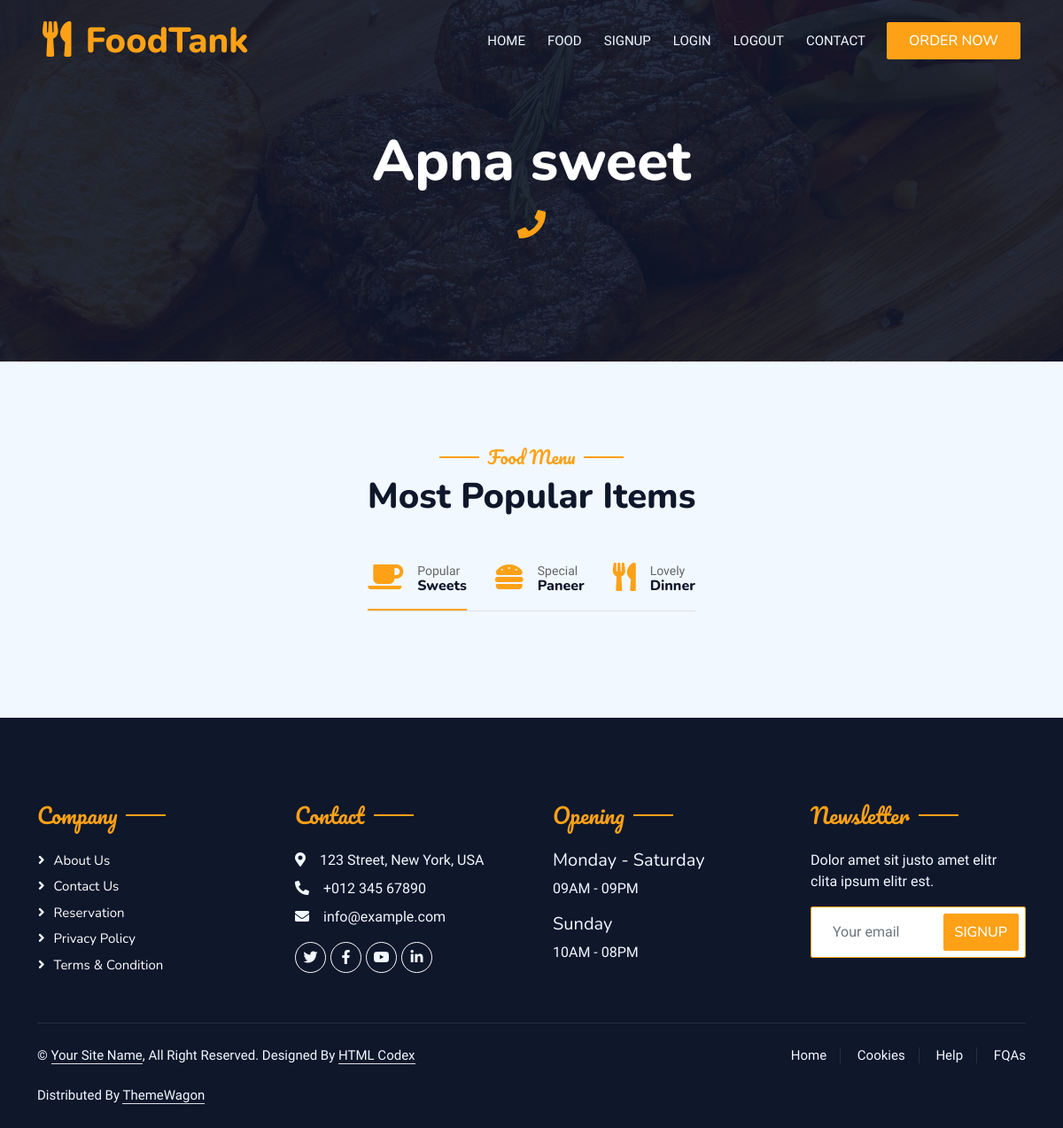
Page /foodprovider/restaurant_info/1 (signed in) on the earlier database version.
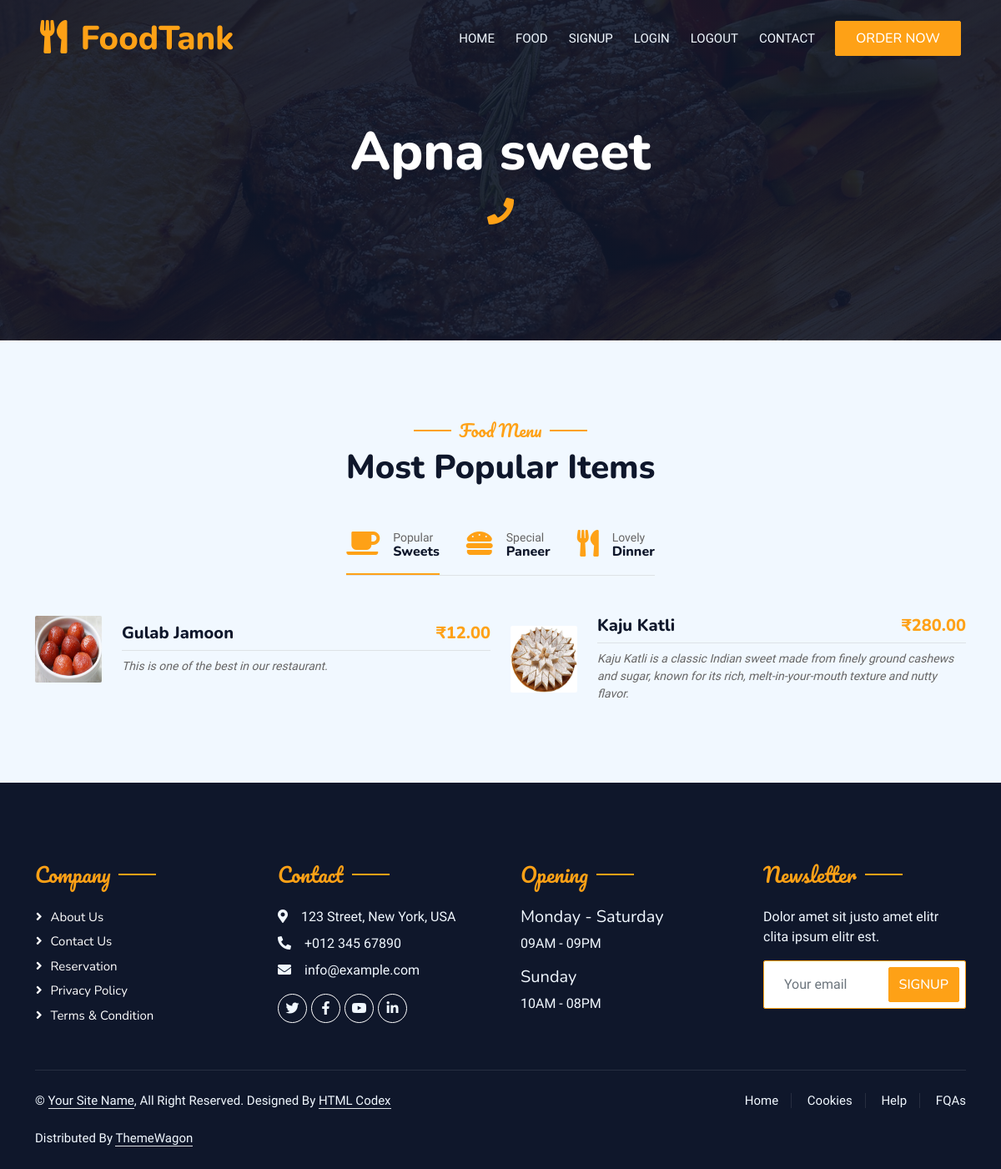
Same page on the later database version.
### menu/models.py (models this page shows, shortened)
class Menu(models.Model):
    restaurant = models.ForeignKey(Restaurant, on_delete=models.CASCADE)  # ForeignKey to Restaurant
    name = models.CharField(max_length=255)
    description = models.TextField()
    type = models.CharField(max_length=255)
    price = models.DecimalField(max_digits=10, decimal_places=2)
    img1 = models.ImageField(upload_to='menu_images/', null=True, blank=True)

### restaurant/views.py (the view)
# urls.py: path("restaurant_info/<int:id>", views.restaurant_info, name="restaurant_info"),
def restaurant_info(request, id):
    if not request.user.is_authenticated:
        return redirect('/login/')
    rest_id = Restaurant.objects.get(id=id)
    rest_id_menus = Menu.objects.filter(restaurant=rest_id)
    context = {
        'rest_id' : rest_id,
        'rest_id_menus' : rest_id_menus
    }
    return render(request, 'foodprovider/restaurant_info.html', context)

### templates/foodprovider/restaurant_info.html (shortened to what the changed rows need)
{% extends '../base.html' %}
{% block content %}
<div class="container-xxl position-relative p-0">
    <nav class="navbar navbar-expand-lg navbar-dark bg-dark px-4 px-lg-5 py-3 py-lg-0">
        <a href="" class="navbar-brand p-0">
            <h1 class="text-primary m-0"><i class="fa fa-utensils me-3"></i>FoodTank</h1>
        </a>
    </nav>
    <div class="container-xxl py-5 bg-dark hero-header mb-5">
        <div class="container text-center my-5 pt-5 pb-4">
            <h1 class="display-3 text-white mb-3 animated slideInDown">{{rest_id.name}}</h1>
        </div>
    </div>
</div>
<div class="container-xxl py-5">
    <div class="container">
        <div class="text-center wow fadeInUp" data-wow-delay="0.1s">
            <h1 class="mb-5">Most Popular Items</h1>
        </div>
        <div class="tab-class text-center wow fadeInUp" data-wow-delay="0.1s">
            <div class="tab-content">
                <div id="tab-1" class="tab-pane fade show p-0 active">
                    <div class="row g-4">
                        {% for menu in rest_id_menus %}
                            {% if menu.type == "Sweet" %}
                                <div class="col-lg-6">
                                    <div class="d-flex align-items-center">
                                        <img class="flex-shrink-0 img-fluid rounded" src="{{menu.img1.url}}" alt="" style="width: 80px; height: 80px;">
                                        <div class="w-100 d-flex flex-column text-start ps-4">
                                            <h5 class="d-flex justify-content-between border-bottom pb-2">
                                                <span>{{menu.name}}</span>
                                                <span class="text-primary">₹{{menu.price}}</span>
                                            </h5>
                                            <small class="fst-italic">{{menu.description}}</small>
                                        </div>
                                    </div>
                                </div>
                            {% endif %}
                        {% endfor %}
                    </div>
                </div>
            </div>
        </div>
    </div>
</div>
{% endblock content %}

Differences in the rows shown:
now on this page (row edited): Menu: img1 (picture), name "Gulab Jamoon", price "12.00", description "This is one of the best in our restaurant."
added Menu: img1 (picture), name "Kaju Katli", price "280.00", description "Kaju Katli is a classic Indian sweet made from finely ground cashews and sugar, known for its rich, melt-in-your-mouth texture and nutty flavor."
